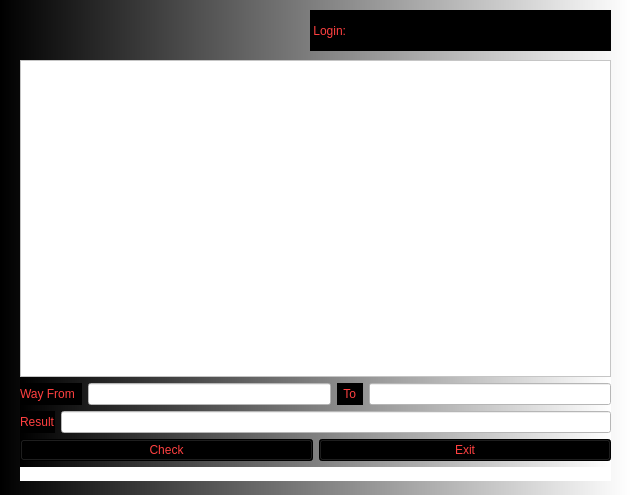
<?xml version="1.0" encoding="UTF-8"?>
<ui version="4.0">
 <class>Graf_min</class>
 <widget class="QWidget" name="Graf_min">
  <property name="geometry">
   <rect>
    <x>0</x>
    <y>0</y>
    <width>631</width>
    <height>495</height>
   </rect>
  </property>
  <property name="windowTitle">
   <string>Form</string>
  </property>
  <property name="styleSheet">
   <string notr="true">background-color: qlineargradient(spread:pad, x1:0, y1:0, x2:1, y2:0, stop:0 rgba(0, 0, 0, 255), stop:1 rgba(255, 255, 255, 255));</string>
  </property>
  <widget class="QWidget" name="verticalLayoutWidget">
   <property name="geometry">
    <rect>
     <x>20</x>
     <y>60</y>
     <width>591</width>
     <height>421</height>
    </rect>
   </property>
   <layout class="QVBoxLayout" name="verticalLayout">
    <item>
     <widget class="QTableWidget" name="tableWidget_graf">
      <property name="styleSheet">
       <string notr="true">font: 700 14pt &quot;Times New Roman&quot;;
color: rgb(255, 64, 64);
background-color: rgb(255, 255, 255);</string>
      </property>
     </widget>
    </item>
    <item>
     <layout class="QHBoxLayout" name="horizontalLayout">
      <item>
       <widget class="QLabel" name="label_from">
        <property name="styleSheet">
         <string notr="true">font: 700 14pt &quot;Times New Roman&quot;;
color: rgb(255, 64, 64);
background-color: rgb(0, 0, 0);
</string>
        </property>
        <property name="text">
         <string>Way From  </string>
        </property>
       </widget>
      </item>
      <item>
       <widget class="QLineEdit" name="lineEdit_from">
        <property name="styleSheet">
         <string notr="true">font: 700 14pt &quot;Times New Roman&quot;;
color: rgb(255, 64, 64);
background-color: rgb(255, 255, 255);
</string>
        </property>
       </widget>
      </item>
      <item>
       <widget class="QLabel" name="label_to">
        <property name="styleSheet">
         <string notr="true">font: 700 14pt &quot;Times New Roman&quot;;
color: rgb(255, 64, 64);
background-color: rgb(0, 0, 0);
</string>
        </property>
        <property name="text">
         <string>  To  </string>
        </property>
       </widget>
      </item>
      <item>
       <widget class="QLineEdit" name="lineEdit_to">
        <property name="styleSheet">
         <string notr="true">font: 700 14pt &quot;Times New Roman&quot;;
color: rgb(255, 64, 64);
background-color: rgb(255, 255, 255);
</string>
        </property>
       </widget>
      </item>
     </layout>
    </item>
    <item>
     <layout class="QHBoxLayout" name="horizontalLayout_2">
      <item>
       <widget class="QLabel" name="label_result_graf_min_2">
        <property name="styleSheet">
         <string notr="true">font: 700 14pt &quot;Times New Roman&quot;;
color: rgb(255, 64, 64);
background-color: rgb(0, 0, 0);
</string>
        </property>
        <property name="text">
         <string>Result</string>
        </property>
       </widget>
      </item>
      <item>
       <widget class="QLineEdit" name="lineEdit_result_graf_min">
        <property name="styleSheet">
         <string notr="true">font: 700 14pt &quot;Times New Roman&quot;;
color: rgb(255, 64, 64);
background-color: rgb(255, 255, 255);
</string>
        </property>
       </widget>
      </item>
     </layout>
    </item>
    <item>
     <layout class="QHBoxLayout" name="horizontalLayout_3">
      <item>
       <widget class="QPushButton" name="pushButton_check_graf_min">
        <property name="styleSheet">
         <string notr="true">font: 700 14pt &quot;Times New Roman&quot;;
color: rgb(255, 64, 64);
background-color: rgb(0, 0, 0);</string>
        </property>
        <property name="text">
         <string>Check</string>
        </property>
       </widget>
      </item>
      <item>
       <widget class="QPushButton" name="pushButton_exit_graf_min">
        <property name="styleSheet">
         <string notr="true">font: 700 14pt &quot;Times New Roman&quot;;
color: rgb(255, 64, 64);
background-color: rgb(0, 0, 0);</string>
        </property>
        <property name="text">
         <string>Exit</string>
        </property>
       </widget>
      </item>
     </layout>
    </item>
    <item>
     <widget class="QLabel" name="label_error_graf_min">
      <property name="styleSheet">
       <string notr="true">font: 700 14pt &quot;Times New Roman&quot;;
color: rgb(255, 64, 64);
background-color: rgb(255, 255, 255);</string>
      </property>
      <property name="text">
       <string/>
      </property>
     </widget>
    </item>
   </layout>
  </widget>
  <widget class="QLabel" name="label1">
   <property name="geometry">
    <rect>
     <x>310</x>
     <y>10</y>
     <width>81</width>
     <height>41</height>
    </rect>
   </property>
   <property name="styleSheet">
    <string notr="true">font: 700 14pt &quot;Times New Roman&quot;;
color: rgb(255, 64, 64);
background-color: rgb(0, 0, 0);
</string>
   </property>
   <property name="text">
    <string> Login:</string>
   </property>
  </widget>
  <widget class="QLabel" name="label_login">
   <property name="geometry">
    <rect>
     <x>390</x>
     <y>10</y>
     <width>221</width>
     <height>41</height>
    </rect>
   </property>
   <property name="styleSheet">
    <string notr="true">font: 700 14pt &quot;Times New Roman&quot;;
color: rgb(255, 64, 64);
background-color: rgb(0, 0, 0);
</string>
   </property>
   <property name="text">
    <string/>
   </property>
  </widget>
 </widget>
 <resources/>
 <connections/>
</ui>
